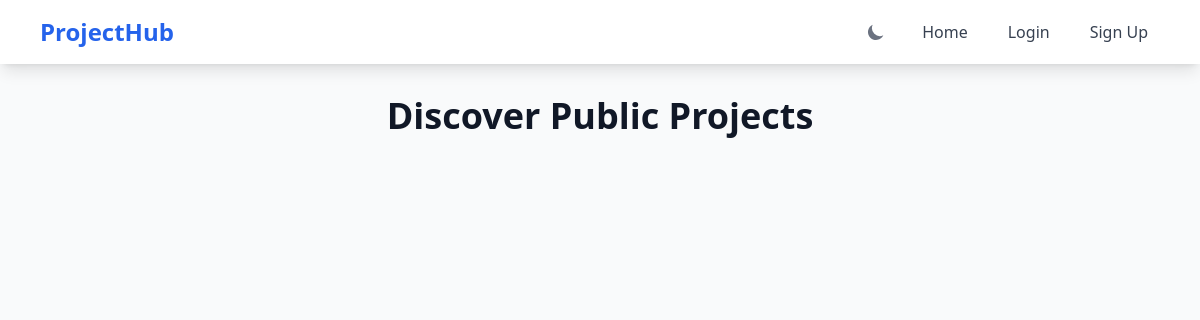
Before: / with the older database file.
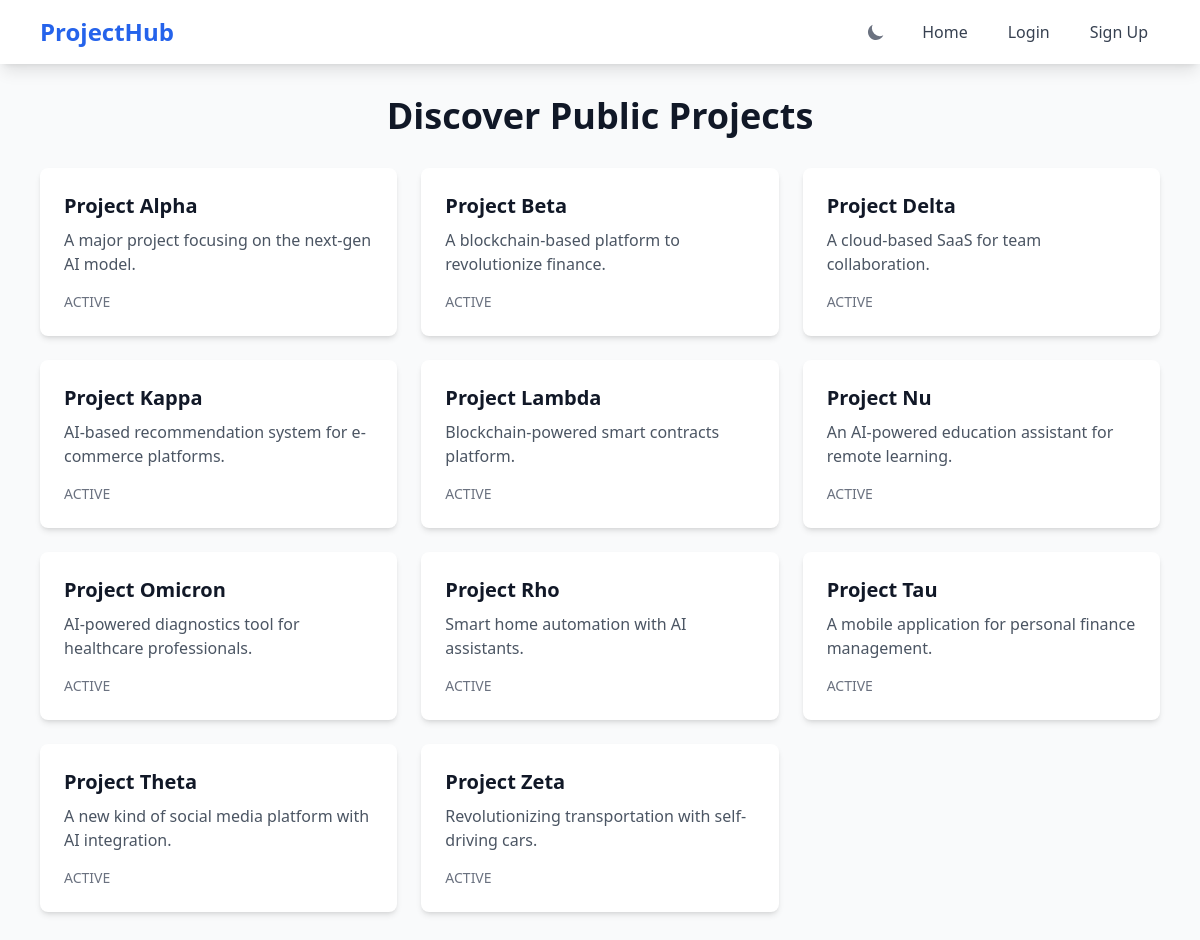
After: the same page with the newer database file.
### tables this page shows
CREATE TABLE projet (
    id INT PRIMARY KEY AUTO_INCREMENT,
    title VARCHAR(255) NOT NULL,
    description VARCHAR(5000),
    cto_id INT,
    status ENUM('ACTIVE','TERMINER') default 'ACTIVE',
    visibility ENUM('private', 'public'),
    FOREIGN KEY (cto_id) REFERENCES CTO(cto_id)
);

### src/controullers/CTO/projet.php (called while the page is built, shortened)
<?php
require_once __DIR__ . "/../../../config/connectiondb.class.php";
require_once __DIR__ . "/../../modules/projet.classe.php";
class _projet{
    private $db;
    public function __construct() {
        $datab = new ConnectionDB();
        $this->db = $datab->getConnection();
    }
    public function display_public_project(){
        $projets = projet::get_public_projects($this->db);
        return $projets;
    }
}
?>

### config/connectiondb.class.php (called while the page is built, shortened)
<?php
class ConnectionDB {
    private $username = "root";
    private $password = "baoud";
    private $host = "localhost";
    private $db = "project_management";
    public function getConnection() {
        try {
            $this->conn = new PDO(
                "mysql:host=" . $this->host . ";dbname=" . $this->db,
                $this->username,
                $this->password
            );
            return $this->conn;
        } catch(PDOException $e) {
            die("Connection Error: " . $e->getMessage());
        }
    }
}
?>

### src/modules/projet.classe.php (called while the page is built, shortened)
<?php
class projet{
    static function get_public_projects($conn){
        try {
            $query = "SELECT id,title, description,status FROM projet where visibility = 'public' ORDER BY title ASC ";
            $stmt = $conn->prepare($query);
            $stmt->execute();
            return $stmt->fetchAll(PDO::FETCH_ASSOC);
        } catch(PDOException $e) {
            error_log("Error displaying categories: " . $e->getMessage());
        }
    }
}
?>

### public/index.php (the view, shortened to what this page needs)
<?php
require_once __DIR__ . "/../src/controullers/CTO/projet.php";
?>
<!DOCTYPE html>
<html lang="en" class="light">
<head>
    <script src="https://cdn.tailwindcss.com"></script>
</head>
<body class="bg-gray-50 dark:bg-gray-900 transition-colors duration-200">
    <nav class="bg-white dark:bg-gray-800 shadow-lg">
        <div class="max-w-6xl mx-auto px-4">
            <div class="flex justify-between items-center h-16">
                <div class="flex items-center">
                    <a href="#" class="text-2xl font-bold text-blue-600 dark:text-blue-400">ProjectHub</a>
                </div>
                <div class="flex space-x-4 items-center">
                    <button id="theme-toggle" class="p-2 rounded-lg text-gray-500 dark:text-gray-400 hover:bg-gray-100 dark:hover:bg-gray-700">
                        <svg id="theme-toggle-dark-icon" class="hidden w-5 h-5" fill="currentColor" viewBox="0 0 20 20">
                            <path d="M17.293 13.293A8 8 0 016.707 2.707a8.001 8.001 0 1010.586 10.586z"></path>
                        </svg>
                    </button>
                    <a href="#" class="nav-link active text-gray-700 dark:text-gray-300 hover:text-blue-600 dark:hover:text-blue-400" onclick="showHome()">Home</a>
                    <a href="#" class="nav-link text-gray-700 dark:text-gray-300 hover:text-blue-600 dark:hover:text-blue-400" onclick="showLogin()">Login</a>
                    <a href="#" class="nav-link text-gray-700 dark:text-gray-300 hover:text-blue-600 dark:hover:text-blue-400" onclick="showSignup()">Sign Up</a>
                </div>
            </div>
        </div>
    </nav>
    <div id="home-section" class="max-w-6xl mx-auto px-4 py-8">
        <h1 class="text-4xl font-bold text-center mb-8 text-gray-900 dark:text-white">Discover Public Projects</h1>
        <div class="grid grid-cols-1 md:grid-cols-2 lg:grid-cols-3 gap-6">
            <?php
                      $project = new _projet();
                      $projets = $project->display_public_project();
                      foreach ($projets as $projet) :
                  ?>
            <div class="bg-white dark:bg-gray-800 rounded-lg shadow-md p-6">
                <h3 class="text-xl font-semibold mb-2 text-gray-900 dark:text-white"><?=$projet["title"]?></h3>
                <p class="text-gray-600 dark:text-gray-400 mb-4"><?=$projet["description"]?></p>
                <div class="flex justify-between items-center">
                    <span class="text-sm text-gray-500 dark:text-gray-400"><?=$projet["status"]?></span>
                </div>
            </div>
            <?php endforeach?>
        </div>
    </div>
</body>
</html>

Changed rows visible on the page:
now on this page (row edited): projet: title "Project Alpha", description "A major project focusing on the next-gen AI model.", status "ACTIVE"
added projet: title "Project Beta", description "A blockchain-based platform to revolutionize finance.", status "ACTIVE"
added projet: title "Project Delta", description "A cloud-based SaaS for team collaboration.", status "ACTIVE"
added projet: title "Project Kappa", description "AI-based recommendation system for e-commerce platforms.", status "ACTIVE"
added projet: title "Project Lambda", description "Blockchain-powered smart contracts platform.", status "ACTIVE"
added projet: title "Project Nu", description "An AI-powered education assistant for remote learning.", status "ACTIVE"
added projet: title "Project Omicron", description "AI-powered diagnostics tool for healthcare professionals.", status "ACTIVE"
added projet: title "Project Rho", description "Smart home automation with AI assistants.", status "ACTIVE"
added projet: title "Project Tau", description "A mobile application for personal finance management.", status "ACTIVE"
added projet: title "Project Theta", description "A new kind of social media platform with AI integration.", status "ACTIVE"
added projet: title "Project Zeta", description "Revolutionizing transportation with self-driving cars.", status "ACTIVE"
